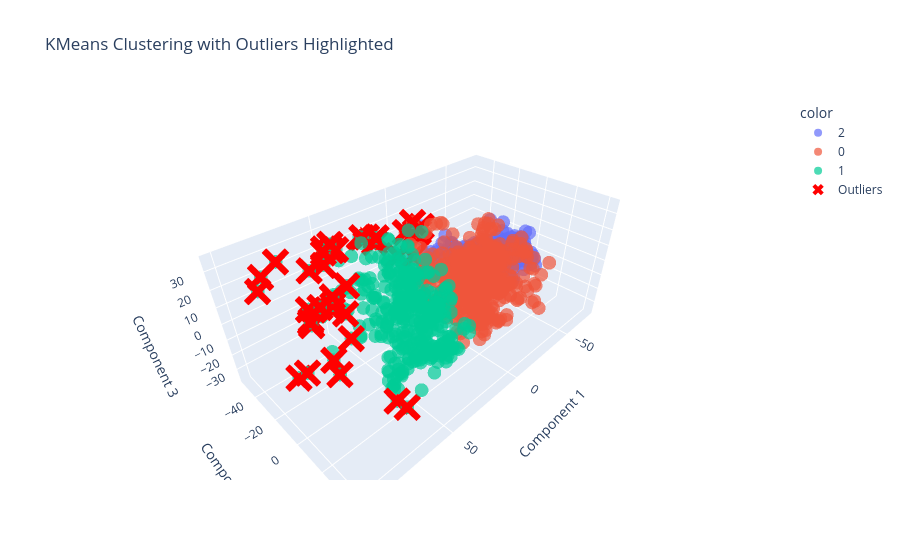

The notebook cell this image was saved under:
### Code cell
# Visualize clustering results and highlight outliers
fig = px.scatter_3d(
    x=features_3d[:, 0],
    y=features_3d[:, 1],
    z=features_3d[:, 2],
    color=labels.astype(str),
    title="KMeans Clustering with Outliers Highlighted",
    labels={"x": "Component 1", "y": "Component 2", "z": "Component 3"},
    opacity=0.7,
)

# Add a marker for outliers
fig.add_scatter3d(
    x=features_3d[outliers, 0],
    y=features_3d[outliers, 1],
    z=features_3d[outliers, 2],
    mode="markers",
    marker=dict(size=10, color="red", symbol="x"),
    name="Outliers",
)

fig.show()

### Figure 1 — Plotly figure (JSON) as saved in the notebook; plotly's stock layout.template omitted (floating-point values rounded to 4 significant figures; data arrays with more than 128 entries replaced by an {"elided": "..."} marker saying what was removed)
{"data": [{"hovertemplate": "color=2<br>Component 1=%{x}<br>Component 2=%{y}<br>Component 3=%{z}<extra></extra>", "legendgroup": "2", "marker": {"color": "#636efa", "opacity": 0.7, "symbol": "circle"}, "mode": "markers", "name": "2", "scene": "scene", "showlegend": true, "type": "scatter3d", "x": {"elided": "294 float values"}, "y": {"elided": "294 float values"}, "z": {"elided": "294 float values"}}, {"hovertemplate": "color=0<br>Component 1=%{x}<br>Component 2=%{y}<br>Component 3=%{z}<extra></extra>", "legendgroup": "0", "marker": {"color": "#EF553B", "opacity": 0.7, "symbol": "circle"}, "mode": "markers", "name": "0", "scene": "scene", "showlegend": true, "type": "scatter3d", "x": {"elided": "439 float values"}, "y": {"elided": "439 float values"}, "z": {"elided": "439 float values"}}, {"hovertemplate": "color=1<br>Component 1=%{x}<br>Component 2=%{y}<br>Component 3=%{z}<extra></extra>", "legendgroup": "1", "marker": {"color": "#00cc96", "opacity": 0.7, "symbol": "circle"}, "mode": "markers", "name": "1", "scene": "scene", "showlegend": true, "type": "scatter3d", "x": {"elided": "385 float values"}, "y": {"elided": "385 float values"}, "z": {"elided": "385 float values"}}, {"marker": {"color": "red", "size": 10, "symbol": "x"}, "mode": "markers", "name": "Outliers", "type": "scatter3d", "x": [8.539, 23.66, 27.23, 22.97, 19.05, 18.74, 7.528, -5.732, 1.406, -7.017, -10.42, -15.07, -2.521, 74.78, 66.7, 73.7, 80.02, 74.4, 71.76, 82.46, 80.11, 70.83, 91.86, 85.95, 75.12, 56.0, 49.33, 52.66, 50.75, 51.99, 54.29, 60.47, 61.17, 79.34, 93.01, 79.86, 76.37, 84.71, 99.74, 79.71], "y": [-23.82, -36.14, -43.84, -52.43, -51.05, -44.3, -38.11, -39.38, -37.93, -38.46, -39.74, -42.12, -33.68, -2.192, -2.371, -3.339, -3.613, -3.941, 1.954, -9.853, -14.07, -24.99, -34.99, -43.07, -48.35, -37.9, -35.59, -41.19, -36.99, -35.79, -39.04, 26.03, 19.66, -0.82, -10.12, -14.53, -21.07, 12.06, 14.88, 16.6], "z": [31.15, 23.14, 21.62, 17.07, 16.06, 15.01, 4.468, -2.026, 17.22, 12.74, 12.51, 13.47, 17.52, 24.08, 29.87, 27.15, 24.79, 20.24, 19.99, 14.5, 18.02, 28.98, 23.12, 24.03, 25.26, 19.52, 26.7, 26.19, 26.12, 30.66, 25.41, -28.66, -28.9, -3.786, -11.92, 8.571, 5.834, 0.3863, 14.12, 20.11]}], "layout": {"autosize": true, "legend": {"title": {"text": "color"}, "tracegroupgap": 0}, "scene": {"aspectmode": "auto", "aspectratio": {"x": 1.632, "y": 0.8971, "z": 0.6831}, "domain": {"x": [0, 1], "y": [0, 1]}, "xaxis": {"title": {"text": "Component 1"}, "type": "linear"}, "yaxis": {"title": {"text": "Component 2"}, "type": "linear"}, "zaxis": {"title": {"text": "Component 3"}, "type": "linear"}}, "title": {"text": "KMeans Clustering with Outliers Highlighted"}}}
